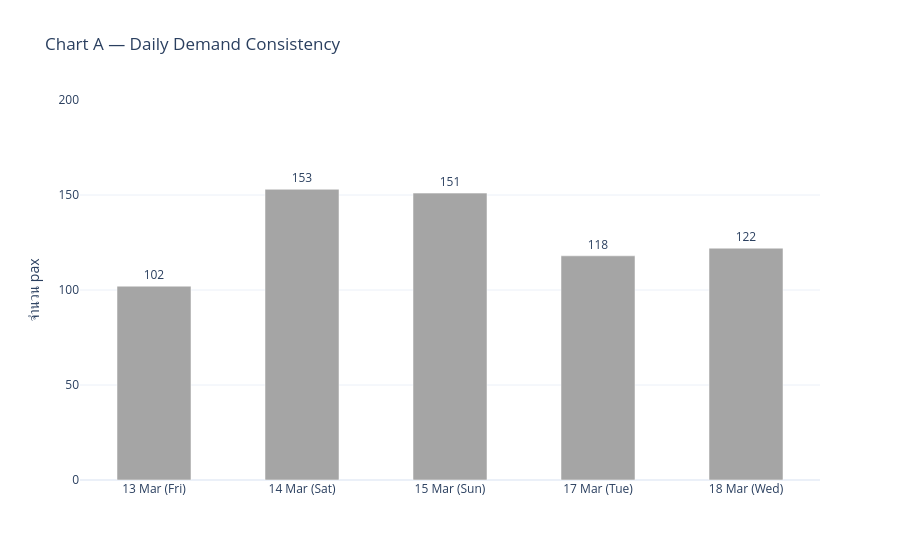

Notebook code cell kept with this figure:
### Code cell
fig = go.Figure(go.Bar(
    x=daily_pax['date_str'],
    y=daily_pax['pax'],
    marker_color=C_GRAY,
    text=daily_pax['pax'].astype(int),
    textposition='outside',
    width=0.5,
))

fig.update_layout(
    title='Chart A — Daily Demand Consistency',
    yaxis_title='จำนวน pax',
    yaxis_range=[0, 200],
    template=TEMPLATE,
    showlegend=False,
)
fig.show()

### Figure 1 — Plotly figure (JSON) as saved in the notebook; plotly's stock layout.template omitted (floating-point values rounded to 4 significant figures)
{"data": [{"marker": {"color": "#A5A5A5"}, "text": [102.0, 153.0, 151.0, 118.0, 122.0], "textposition": "outside", "type": "bar", "width": 0.5, "x": ["13 Mar\n(Fri)", "14 Mar\n(Sat)", "15 Mar\n(Sun)", "17 Mar\n(Tue)", "18 Mar\n(Wed)"], "y": [102.0, 153.0, 151.0, 118.0, 122.0]}], "layout": {"showlegend": false, "title": {"text": "Chart A — Daily Demand Consistency"}, "yaxis": {"range": [0, 200], "title": {"text": "จำนวน pax"}}}}
